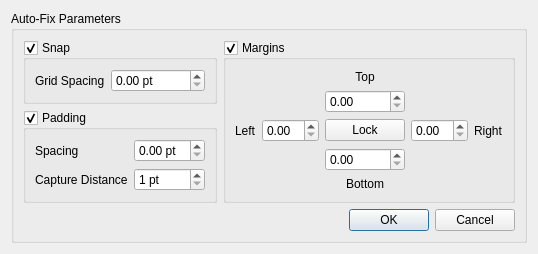
<?xml version="1.0" encoding="UTF-8"?>
<ui version="4.0">
 <class>SettingsDialog</class>
 <widget class="QDialog" name="SettingsDialog">
  <property name="geometry">
   <rect>
    <x>0</x>
    <y>0</y>
    <width>529</width>
    <height>249</height>
   </rect>
  </property>
  <property name="windowTitle">
   <string>Settings</string>
  </property>
  <layout class="QGridLayout" name="gridLayout">
   <item row="0" column="0">
    <widget class="QGroupBox" name="settings">
     <property name="title">
      <string>Auto-Fix Parameters</string>
     </property>
     <layout class="QGridLayout" name="gridLayout_3">
      <item row="1" column="0">
       <widget class="QGroupBox" name="paddingSettings">
        <property name="title">
         <string>Padding</string>
        </property>
        <property name="checkable">
         <bool>true</bool>
        </property>
        <layout class="QFormLayout" name="formLayout_3">
         <item row="0" column="0">
          <widget class="QLabel" name="label_2">
           <property name="text">
            <string>Spacing</string>
           </property>
          </widget>
         </item>
         <item row="1" column="0">
          <widget class="QLabel" name="label_3">
           <property name="text">
            <string>Capture Distance</string>
           </property>
          </widget>
         </item>
         <item row="0" column="1">
          <widget class="QDoubleSpinBox" name="padding">
           <property name="suffix">
            <string> pt</string>
           </property>
          </widget>
         </item>
         <item row="1" column="1">
          <widget class="QSpinBox" name="captureRadius">
           <property name="suffix">
            <string> pt </string>
           </property>
           <property name="minimum">
            <number>1</number>
           </property>
          </widget>
         </item>
        </layout>
       </widget>
      </item>
      <item row="0" column="0">
       <widget class="QGroupBox" name="snapSettings">
        <property name="title">
         <string>Snap</string>
        </property>
        <property name="checkable">
         <bool>true</bool>
        </property>
        <layout class="QFormLayout" name="formLayout_2">
         <item row="0" column="0">
          <widget class="QLabel" name="label">
           <property name="text">
            <string>Grid Spacing</string>
           </property>
          </widget>
         </item>
         <item row="0" column="1">
          <widget class="QDoubleSpinBox" name="snapGrid">
           <property name="suffix">
            <string> pt</string>
           </property>
           <property name="singleStep">
            <double>0.500000000000000</double>
           </property>
          </widget>
         </item>
        </layout>
       </widget>
      </item>
      <item row="0" column="1" rowspan="2">
       <widget class="QGroupBox" name="marginSettings">
        <property name="title">
         <string>Margins</string>
        </property>
        <property name="checkable">
         <bool>true</bool>
        </property>
        <layout class="QGridLayout" name="gridLayout_2">
         <item row="3" column="2">
          <widget class="QDoubleSpinBox" name="doubleSpinBox_2">
           <property name="suffix">
            <string/>
           </property>
           <property name="singleStep">
            <double>0.500000000000000</double>
           </property>
          </widget>
         </item>
         <item row="2" column="0">
          <widget class="QLabel" name="label_5">
           <property name="text">
            <string>Left</string>
           </property>
          </widget>
         </item>
         <item row="2" column="4">
          <widget class="QLabel" name="label_6">
           <property name="text">
            <string>Right</string>
           </property>
          </widget>
         </item>
         <item row="2" column="1">
          <widget class="QDoubleSpinBox" name="doubleSpinBox">
           <property name="suffix">
            <string/>
           </property>
           <property name="singleStep">
            <double>0.500000000000000</double>
           </property>
          </widget>
         </item>
         <item row="2" column="3">
          <widget class="QDoubleSpinBox" name="doubleSpinBox_3">
           <property name="suffix">
            <string/>
           </property>
           <property name="singleStep">
            <double>0.500000000000000</double>
           </property>
          </widget>
         </item>
         <item row="4" column="2">
          <widget class="QLabel" name="label_7">
           <property name="text">
            <string>Bottom</string>
           </property>
           <property name="alignment">
            <set>Qt::AlignCenter</set>
           </property>
          </widget>
         </item>
         <item row="1" column="2">
          <widget class="QDoubleSpinBox" name="doubleSpinBox_4">
           <property name="suffix">
            <string/>
           </property>
           <property name="singleStep">
            <double>0.500000000000000</double>
           </property>
          </widget>
         </item>
         <item row="0" column="2">
          <widget class="QLabel" name="label_4">
           <property name="text">
            <string>Top</string>
           </property>
           <property name="alignment">
            <set>Qt::AlignCenter</set>
           </property>
          </widget>
         </item>
         <item row="2" column="2">
          <widget class="QPushButton" name="pushButton">
           <property name="text">
            <string>Lock</string>
           </property>
           <property name="checkable">
            <bool>true</bool>
           </property>
          </widget>
         </item>
        </layout>
       </widget>
      </item>
      <item row="0" column="3">
       <spacer name="horizontalSpacer">
        <property name="orientation">
         <enum>Qt::Horizontal</enum>
        </property>
        <property name="sizeHint" stdset="0">
         <size>
          <width>40</width>
          <height>20</height>
         </size>
        </property>
       </spacer>
      </item>
      <item row="2" column="0" colspan="2">
       <widget class="QDialogButtonBox" name="buttonBox">
        <property name="standardButtons">
         <set>QDialogButtonBox::Cancel|QDialogButtonBox::Ok</set>
        </property>
       </widget>
      </item>
     </layout>
    </widget>
   </item>
  </layout>
 </widget>
 <resources/>
 <connections/>
</ui>
